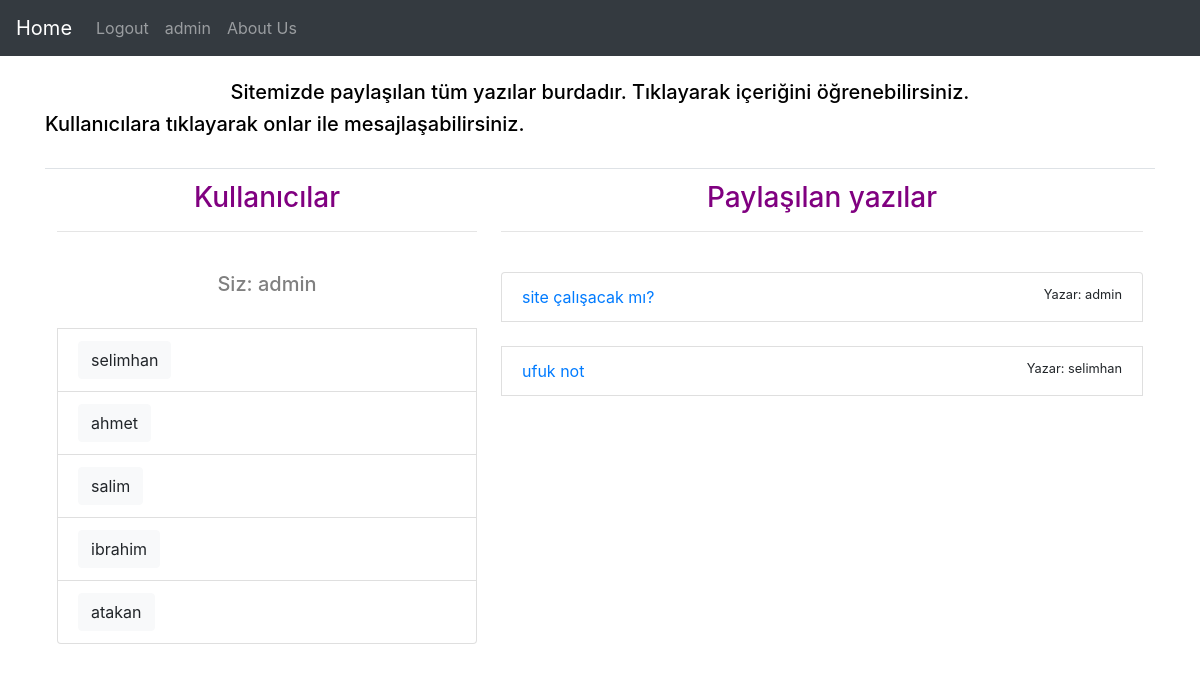
The app's page /home/ (signed in) with its own data.
### app/models.py (models this page shows, shortened)
class Post(models.Model):
    content = models.TextField()
    title = models.CharField(max_length=23, blank=True)
    author = models.ForeignKey(User, on_delete=models.CASCADE)
    class Meta:
        db_table = "t_article"

### app/views.py (the view, shortened to what this page needs)
# urls.py: path('home/',anasayfa),#Bura giriş yapıldığında oluşucak olan anasayfaya gidicek.
@login_required(login_url="/login/")
def anasayfa(request):
    users=User.objects.all().exclude(id=request.user.id)
    makaleler = Post.objects.all()
    context = {
        "makaleler": makaleler,
        "users": users
    }
    return render(request,"anasayfa.html",context)

### templates/anasayfa.html
{% extends 'index.html' %}
{% block appbody%}
<br>
<h5 class="blacktext text-center">
    Sitemizde paylaşılan tüm yazılar burdadır. Tıklayarak içeriğini öğrenebilirsiniz.
</h5>
<h5 class="blacktext text-left">
    Kullanıcılara tıklayarak onlar ile mesajlaşabilirsiniz.
</h5>
<br>
<table align="center" class="table" border="0" width=100%>
<tr>
    <td width=40%>
        <h3 class="text-center purpletext">Kullanıcılar</h3>
        <hr>
        <br>
        <h5 class="text-center greytext">Siz: {{user}}</h5>
        <br>
        {% include 'messaging.html' %}
    </td>
    <td width=60%>
        <h3 class="text-center purpletext">Paylaşılan yazılar</h3>
        <hr>
        <br>
        <div class="list-group">
            {% for makale in makaleler %}
            <div class="list-group-item d-flex justify-content-between">
                <a href="/profile/{{makale.id}}">
                    {{makale.title}}
                </a>
                <small>Yazar: {{makale.author}}</small>
            </div>
            <br>
            {% endfor %}
        </div>
    </td>
</tr>
</table>
{% endblock %}

### templates/navbar.html (shortened to what this page needs)
<nav class="navbar navbar-expand-lg navbar-dark bg-dark">
    <div class="collapse navbar-collapse" id="navbarNav">
        {% if user.is_authenticated%}
        <a class="navbar-brand" href="/home">Home</a>
        {% else%}
        <a class="navbar-brand" href="/">Home</a>
        {% endif%}
        <ul class="navbar-nav mr-auto mt-2 mt-lg-0">
            {% if user.is_authenticated%}
            <li class="nav-item">
                <a class="nav-link" href="/logout">Logout</a>
            </li>
            <li class="nav-item text-light">
                <a class="nav-link" href="/profile">
                    {{user}}
                </a>
            </li>
            {% else%}
            <li class="nav-item">
                <a class="nav-link" href="/login">Login</a>
            </li>
            {% endif%}
            <li class="nav-item">
                <a class="nav-link" href="/about">About Us</a>
            </li>
        </ul>
    </div>
</nav>

### templates/messaging.html (shortened to what this page needs)
{% for user in users %}
<div class="list-group-item d-flex justify-content-between">
    <button type="button" class="btn btn-light" data-toggle="modal" data-target="#userModal{{user.id}}">
        {{user.username}}
    </button>
</div>
{% endfor %}

### static/css/.colourcss.css (style rules this page uses)
.purpletext { color: purple; }
.greytext { color: grey; }
.blacktext { color: black; }

### records on screen
Post: title "site çalışacak mı?", author "admin"
Post: title "ufuk not", author "selimhan"

### other values on screen
{{ user }} "admin"
{{ user.username }} "selimhan"
{{ user.username }} "ahmet"
{{ user.username }} "salim"
{{ user.username }} "ibrahim"
{{ user.username }} "atakan"
